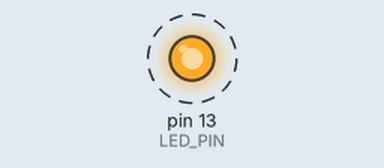
Recording of a sketch running on a simulated Arduino Uno, built with avr-gcc and run on an emulated ATmega328P. Shown: output pins drawn as LEDs (lit = HIGH). Dashed ring = blinking. What the sketch prints to the serial monitor is not drawn.

Above: at 0.2 s.
Timing chart, 0 to 3.0 s (numbered marks = the images above):
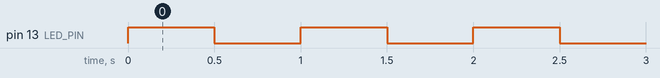

The sketch:

task01_builtin_blink.ino
```cpp
const byte LED_PIN = LED_BUILTIN;

void setup() {
  pinMode(LED_PIN, OUTPUT);
  Serial.begin(9600);
  Serial.println(F("T01:BOOT"));
}

void loop() {
  digitalWrite(LED_PIN, HIGH);
  Serial.println(F("T01:LED_ON"));
  delay(500);

  digitalWrite(LED_PIN, LOW);
  Serial.println(F("T01:LED_OFF"));
  delay(500);
}
```

Measured:
- by itself, pin 13 (LED_PIN): alternates HIGH for 0.50 s and LOW for 0.50 s
